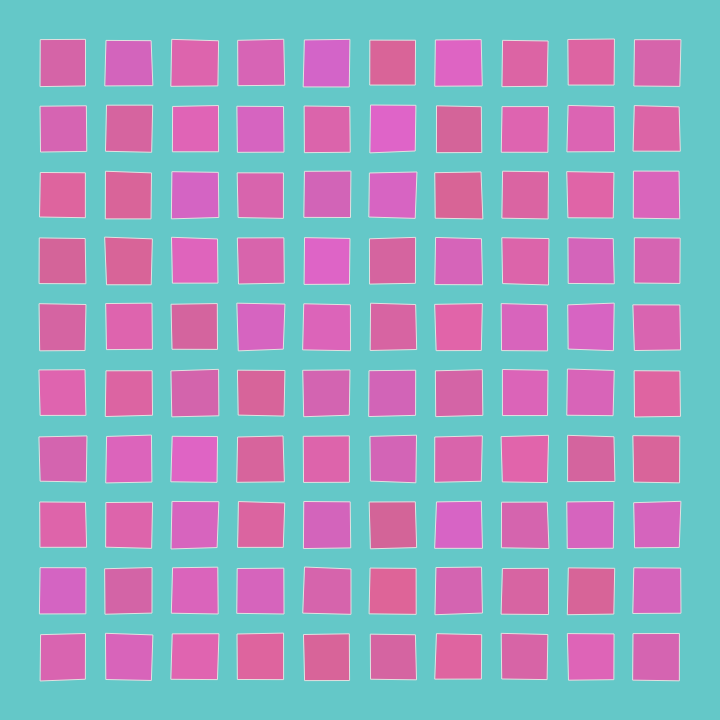
Frame 1 (no input)
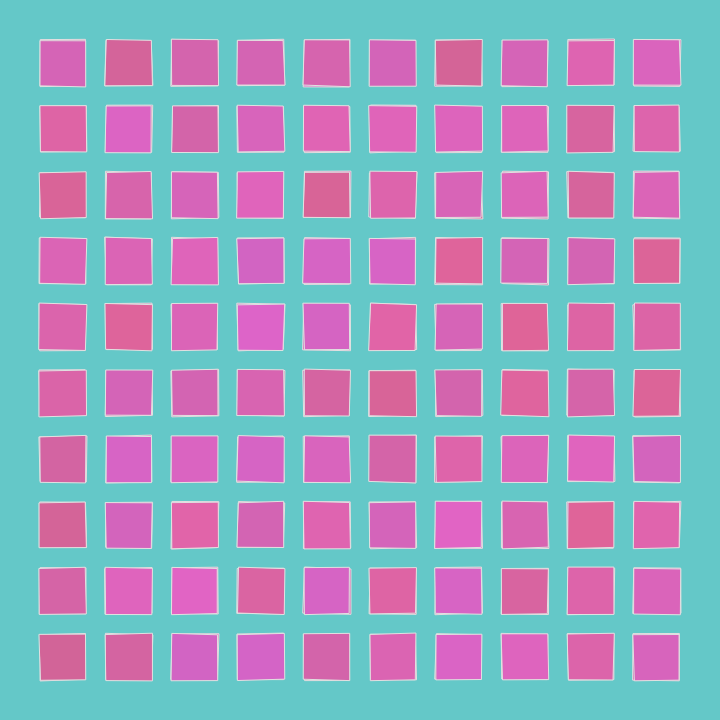
Frame 2 (the mouse pressed at the canvas centre, redrawn once)

The p5.js sketch that drew these frames (run headless with seeded random() and noise() and a simulated clock; the mouse was pressed at the canvas centre and the sketch redrawn once):

// p5.js sketch
// ── sketch.js
function setup() {
  createCanvas(720, 720);
  stroke (225,225,225);
  background (100,200,200); 
  //strokeWeight (0);
  frameRate (1);
}

function draw() {
  translate(30,30);
  var width= 720-2*30;
  var height= 720-2*30;
  var shift= 1;
  var space= 10;
  var num= 10; + random(-shift, shift);
  var sideLen= width/num; 
  
  for(var y=0; y<height; y=y + sideLen){
    for(var x=0; x<width; x=x + sideLen){
      fill (random(225,210), random(100,100), random(200,150));
      quad(x+space+random(-shift,shift), y+space+random(-shift,shift), x+sideLen-space+random(-shift,shift), y+space+random(-shift,shift), x+sideLen-space+random(-shift,shift), y+sideLen-space+random(-shift,shift), x+space+random(-shift,shift), y+sideLen-space+random(-shift,shift));
    }
  }
noLoop();
}
